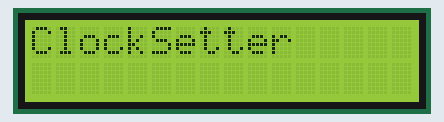
The sketch below on a simulated Arduino Uno, built with avr-gcc and run on an emulated ATmega328P. Shown: 16×2 character LCD. The local clock reads 2024-03-15 10:24:30 at power-on unless the sketch sets it; what the sketch prints to the serial monitor is not drawn.

Above: at 0.1 s.
At 1.2 s:
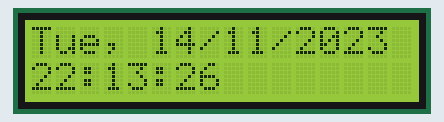
At 10.1 s:
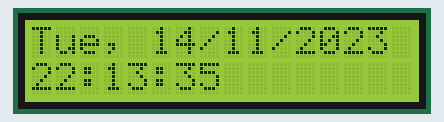
At 19.1 s:
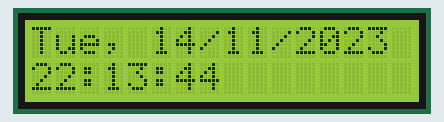
At 28.1 s:
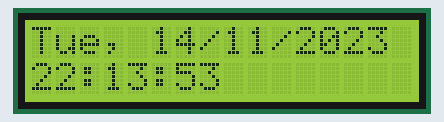
At 38.1 s:
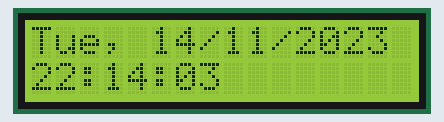

Measured:
- what the display in image 1 shows lasts 1.1 s, from 1.1 s to 2.2 s

The sketch:

ClockSetter.ino
```cpp
#include <RTClib.h>
#include <Adafruit_RGBLCDShield.h>

RTC_DS1307 rtc;
Adafruit_RGBLCDShield lcd = Adafruit_RGBLCDShield();

char daysOfTheWeek[7][12] = {"Sun", "Mon", "Tue", "Wed", "Thu", "Fri", "Sat"};

int uploadLag = 6; // About how long it takes to upload the sketch and actually set the time.

void showTime() {
  DateTime now = rtc.now();

  lcd.setCursor(0, 1);
  lcd.print(now.hour());
  lcd.print(':');
  if (now.minute() < 10) lcd.print("0");
  lcd.print(now.minute());
  lcd.print(':');
  if (now.second() < 10) lcd.print("0");
  lcd.print(now.second());
  lcd.print("   ");

  lcd.setCursor(0, 0);
  lcd.print(daysOfTheWeek[now.dayOfTheWeek()]);
  lcd.print(", ");
  lcd.print(now.day());
  lcd.print('/');
  lcd.print(now.month());
  lcd.print('/');
  lcd.print(now.year());
}


void setup() {
  Serial.begin(9600);
  Serial.println("ClockSetter");
  lcd.begin(16, 2);              // start the library
  lcd.setCursor(0, 0);
  lcd.print("ClockSetter");
  delay(1000);
  if (!rtc.begin()) {
    // This code may not be what I thought.  It returns true if there is
    // no RTC!  The isrunning call will catch that case.
    Serial.println("Couldn't start RTC");
    while (1);
  }
  if (!rtc.isrunning()) {
    Serial.println("Failed to communicate with RTC.  Is one connected?");
    while (1);
  }
  Serial.println("Found RTC"); // New 2/8/19
  // following line sets the RTC to the date & time this sketch was compiled
  rtc.adjust(DateTime(F(__DATE__), F(__TIME__)) + TimeSpan(0, 0, 0, uploadLag));
  Serial.println("Set RTC. Install another sketch now.");
}

void loop() {
  showTime();
  delay(500);
}
```
